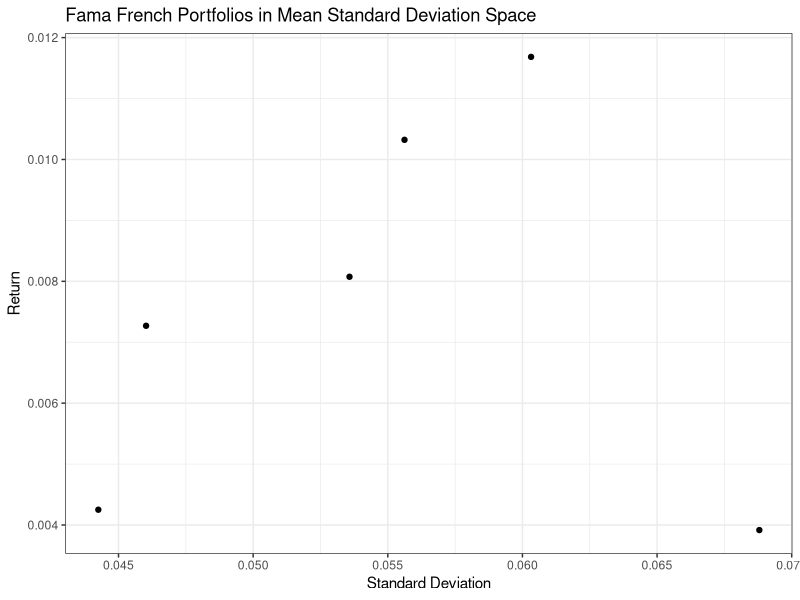
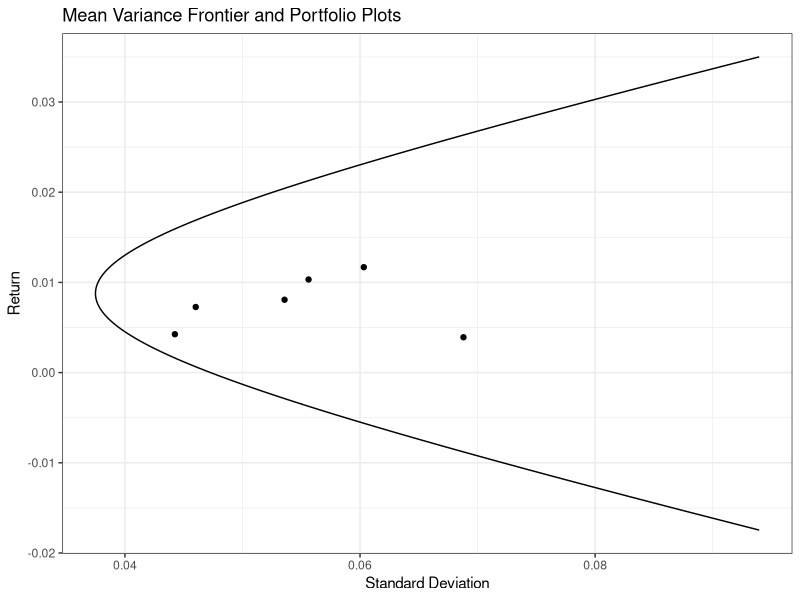
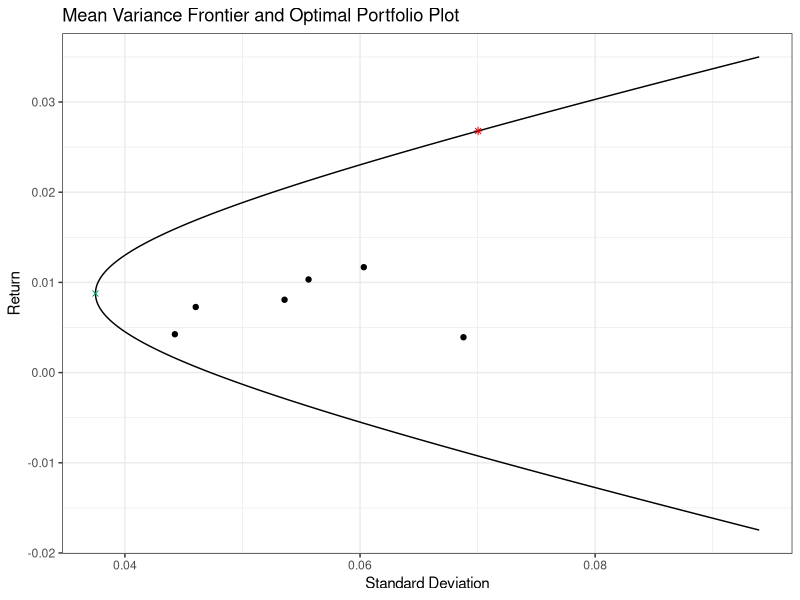

Here is the R script that generated these plots, in order:
## ---- chunk 1
options(digits=5, width = 90)
#Set working directory
setwd("~/Documents/projects/class/FIN7809_theoryII/HW1")

#Loading in data file
data.FF1 <- read.csv(file = "FF1.csv", head = TRUE, sep = ",")
data.FF2 <- read.csv(file = "FF2.csv", head = TRUE, sep = ",")

#Loading dplyr package to transform raw data
library("dplyr")
library("ggplot2")
library("GGally")
library("reshape2")

### DATA CLEANING ###
data.1 <- tbl_df(data.FF1) #Simplify data frame using tbl_df
data.2 <- tbl_df(data.FF2) #Simplify data frame using tbl_df

#Select relevant variables
data1 <- select(data.1, date,smlo_vwret,smme_vwret,smhi_vwret,bilo_vwret,bime_vwret,bihi_vwret)
data2 <- select(data.2, date = dateff, rf)

#Create final data set of interest
data <- inner_join(data1, data2)
data.portfolio <- select(data, -date, -rf)

n <- ncol(data.portfolio) #number of assets

head(data, n=4)
## ---- chunk 2
i <- 1 + numeric(n)
## ---- chunk 3
mu <- sapply(data.portfolio, mean)
mu
## ---- chunk 4
V <- cov(data.portfolio)
V
## ---- chunk 5
A <- t(i) %*% solve(V) %*% mu
A
## ---- chunk 6
B <- t(mu) %*% solve(V) %*% mu
B
## ---- chunk 7
C <- t(i) %*% solve(V) %*% i
C
## ---- chunk 8
D <- B * C - A^2
D
## ---- chunk 9
g <- 1/drop(D) * (drop(B) * (solve(V) %*% i) - drop(A) * (solve(V) %*% mu))
g <- g[,1]
g
## ---- chunk 10
h <- 1/drop(D) * (drop(C) * (solve(V) %*% mu) - drop(A) * (solve(V) %*% i))
h <- h[,1]
h

## ---- chunk 11
w.gl <- 1/drop(C) * solve(V) %*% i
w.gl <- w.gl[,1]
w.gl
## ---- chunk 12
mu.gl <- drop(A) / drop(C)
mu.gl
## ---- chunk 13
sigma.gl <- sqrt(1 / drop(C))
sigma.gl^2
## ---- chunk 14
mu.p <- .035
w.p <- g + h * mu.p
w.p
## ---- chunk 15
mu.0p <- -(D/C^2)/(mu.p - A/C) + A/C
mu.0p
## ---- chunk 16
w.0p <- g + h * mu.0p
w.0p
## ---- chunk 17
port_vwret <- as.matrix(data.portfolio) %*% w.p
port_vwret <- data.frame(port_vwret)
data <- tbl_df(cbind(data, port_vwret))

#Creating separate regression data table in percent instead of decimals 
data.regression <- select(data, smlo_vwret, port_vwret) * 100
head(data.regression, n=4)
## ---- chunk 18
reg <- lm(smlo_vwret ~ port_vwret, data=data.regression)
summary(reg)
## ---- chunk 19
mu[1]
## ---- chunk 20
mu.expression <- mu.0p + summary(reg)$coef[2,1] * (mu.p - mu.0p)
mu.expression
## ---- chunk 21
v <- diag(V)
s <- sqrt(v)
s
## ---- chunk 22
retrisk <- mu/s
retrisk
## ---- chunk 23
qplot(s, mu) + theme_bw() + xlab("Standard Deviation") +
  ylab("Return") +
  ggtitle("Fama French Portfolios in Mean Standard Deviation Space")
## ---- chunk 24
#Initialize vectors that are going to be used
alpha <- seq(0,2,.01)
return.eff = NULL
std.eff = NULL

#loop for every alpha and write to our intialized vectors
for (j in 1:length(alpha)) {
  return.eff[j] = alpha[j] * mu.gl + (1 - alpha[j]) * mu.p
  weight.eff = alpha[j] * (g + h*mu.gl) + (1 - alpha[j]) * (g + h*mu.p)
  std.eff[j] = sqrt(diag(t(weight.eff) %*% V %*% weight.eff))
}

#Create data table for graph
frontier.data <- data.frame(cbind(return.eff, std.eff))

#Plot frontier and portfolios
ggplot() + 
  geom_path(data=frontier.data, aes(x=std.eff, y=return.eff)) + 
  geom_point(aes(x=s, y=mu)) + 
  xlab("Standard Deviation") +
  ylab("Return") +
  ggtitle("Mean Variance Frontier and Portfolio Plots") +
  theme_bw()
## ---- chunk 25
rf <- mean(data$rf)
rf
## ---- chunk 26
rf <- mean(data$rf)
z <- solve(V) %*% (mu - rf)
z.sum <- t(i) %*% z
w_t <- 1/drop(z.sum) * z
w_t <- w_t[,1]
w_t
## ---- chunk 27
mu.t <- mean(as.matrix(data.portfolio) %*% w_t)
mu.t
std.t <- sqrt(diag(t(w_t) %*% V %*% w_t))
std.t
## ---- chunk 28
#Plot frontier and portfolios
ggplot() + 
  geom_path(data=frontier.data, aes(x=std.eff, y=return.eff)) + #Mean Variance Frontier
  geom_point(aes(x=s, y=mu)) + #FF portfolios
  geom_point(aes(x=std.t, y=mu.t), colour="#CC0000", shape=8) + #Tangent Portfolio
  geom_point(aes(x=sigma.gl, y=mu.gl), colour="#009E73", shape=4) + #Min Var Portfolio
  xlab("Standard Deviation") +
  ylab("Return") +
  ggtitle("Mean Variance Frontier and Optimal Portfolio Plot") +
  theme_bw()
## ---- chunk 29
A = 3
y <- (mu.t - rf)/(0.5 * A * std.t^2)
y
